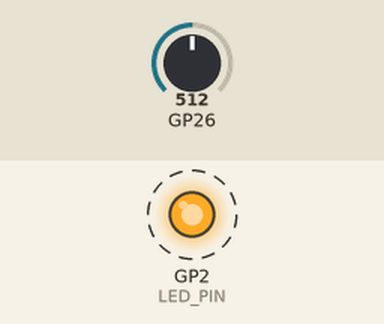
This program was run on a simulated Raspberry Pi Pico. On the bench: output pins drawn as LEDs (lit = HIGH). Dashed ring = blinking. The test bench sets the inputs (shaded band); at power-on: GP26 = 512. Storage starts empty; pins used as bus, display or sensor lines are not drawn; what the program prints to the serial monitor is not drawn.

Above: at 0.12 s.
Timing chart, 0 to 3.0 s (numbered marks = the images above):
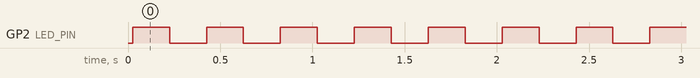

Measured:
- by itself, GP2 (LED_PIN): alternates HIGH for 0.20 s and LOW for 0.20 s

The program:

main.cpp
```cpp
#include <Arduino.h>
#include <SPI.h>
#include <SdFat.h>


constexpr int CS_PIN = 17;

// Use the core's built-in LED symbol; if it doesn't light, try 25 explicitly or use an external LED.
constexpr int LED_PIN = 2;

SdFat sd;
SdFile file;
bool sdReady = false;

void setup() {
  pinMode(LED_PIN, OUTPUT);                 // heartbeat available immediately

  Serial.begin(115200);
  unsigned long t0 = millis();
  while (!Serial && millis() - t0 < 2000) {}  // don't wait forever

  SPI.begin();                               // SPI0: SCK=18 MISO=16 MOSI=19
  pinMode(CS_PIN, OUTPUT);
  digitalWrite(CS_PIN, HIGH);

  // Try slower speed first; cards can be picky
  sdReady = sd.begin(CS_PIN, SD_SCK_MHZ(12));
  if (!sdReady) {
    Serial.println("SD init failed (no card or wiring). Running without SD.");
  } else {
    Serial.println("SD OK.");
    if (!file.open("log.csv", O_WRITE | O_CREAT | O_AT_END)) {
      Serial.println("Open failed; logging disabled.");
      sdReady = false;
    } else if (file.fileSize() == 0) {
      file.println(F("millis,adc_A0"));
      file.flush();
    }
  }
}

void loop() {
  // Heartbeat so you can SEE loop is running even if SD is missing:
  digitalWrite(LED_PIN, !digitalRead(LED_PIN));
  Serial.print("alive");
  int v = analogRead(26); // A0 on Pico

  if (sdReady) {
    file.print(millis()); file.print(','); file.println(v);
    file.flush();
    Serial.print("Logged: "); Serial.println(v);
  } else {
    // No SD: just print to Serial so you can verify life
    Serial.print("Value: "); Serial.println(v);
  }

  delay(200);
}
```
